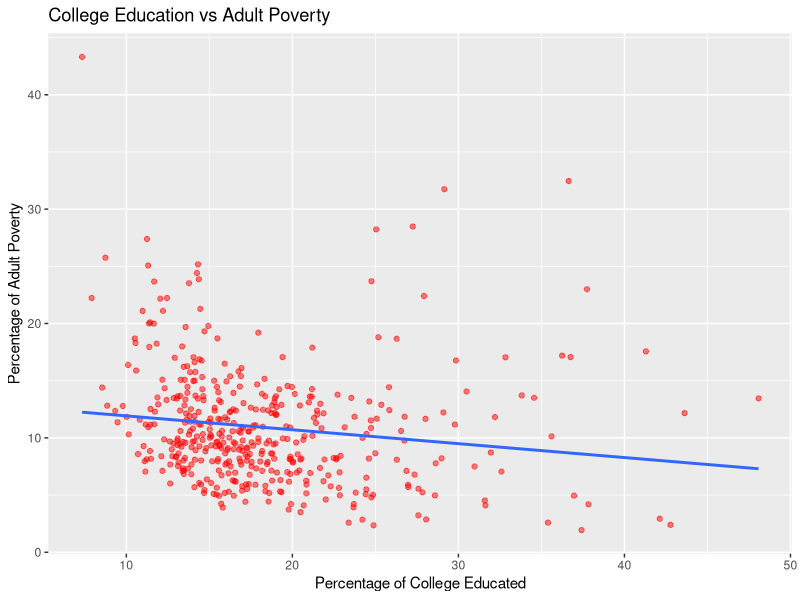
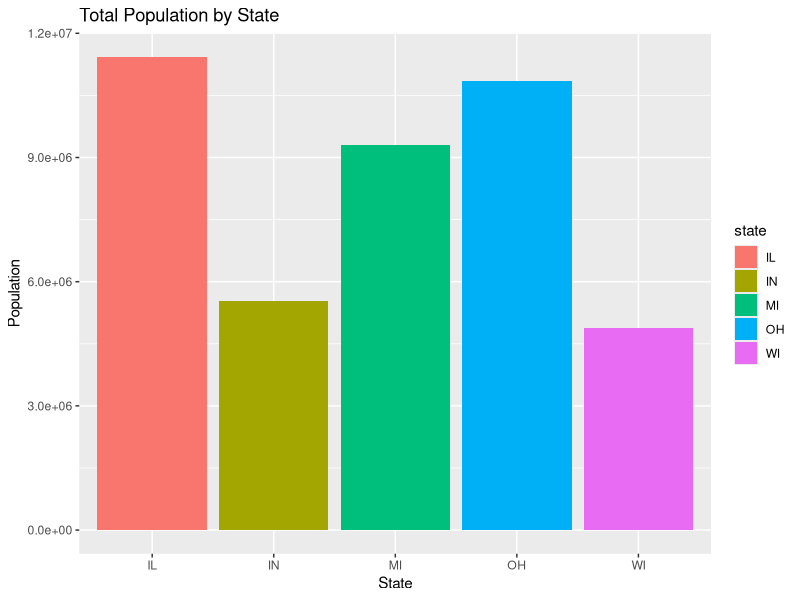
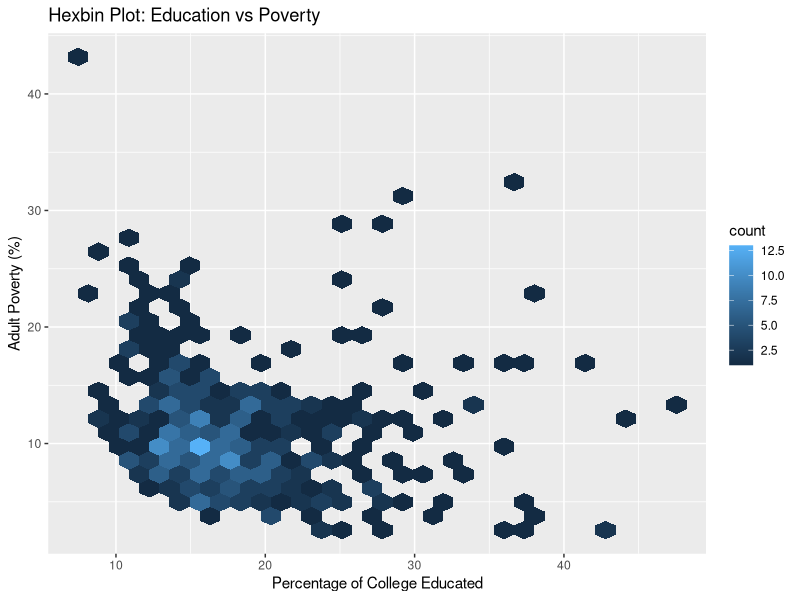
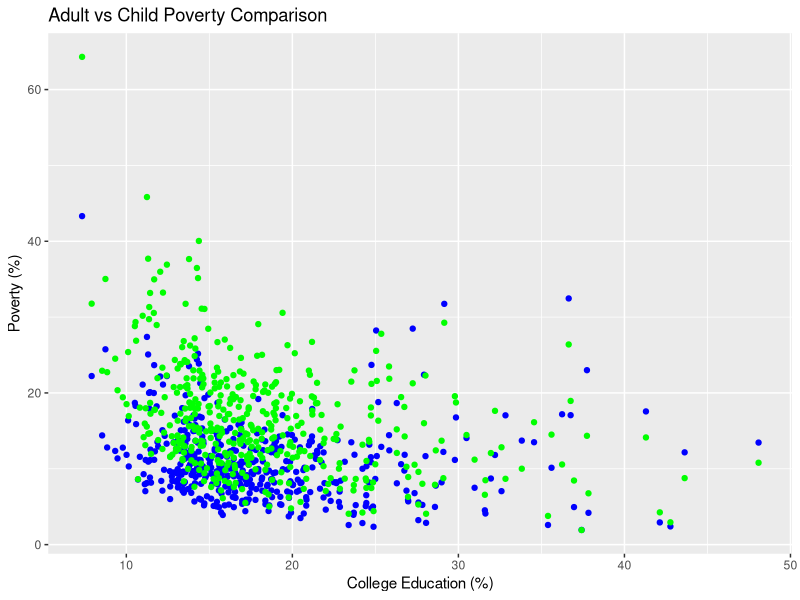
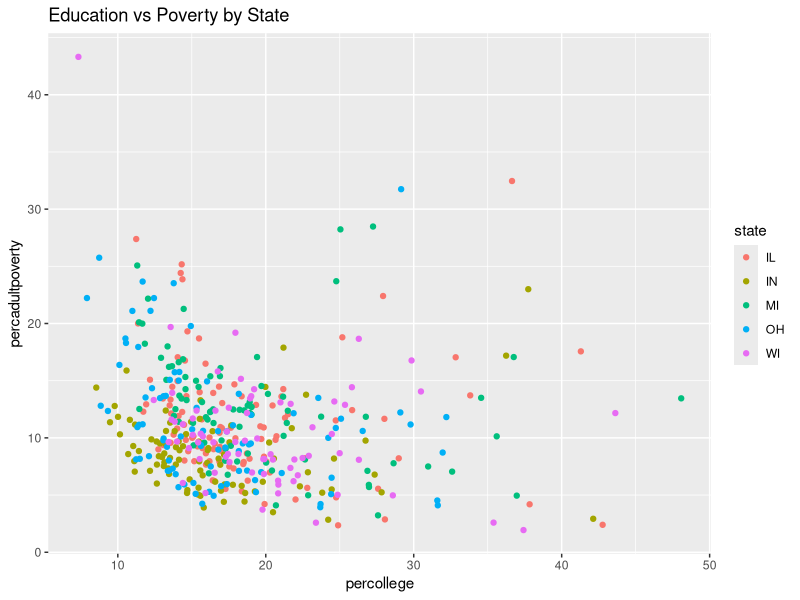
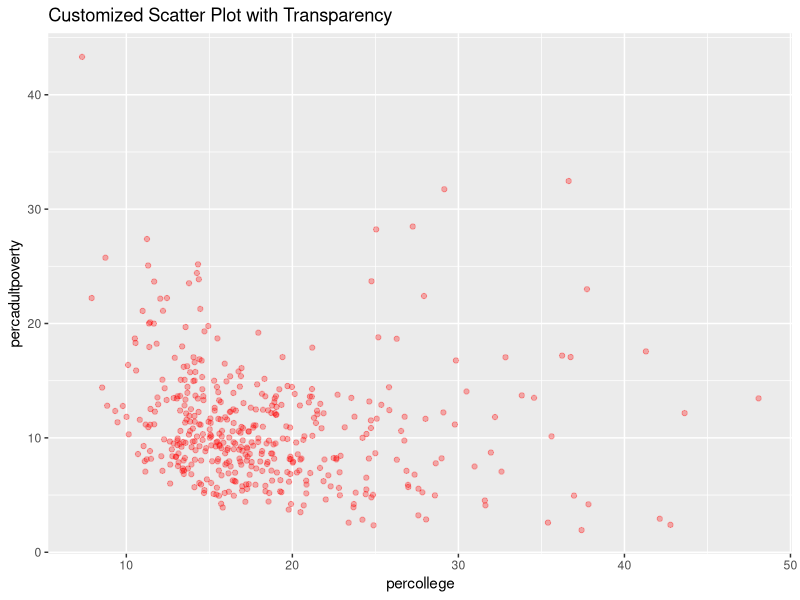

Reproduce these figures in R, in order.
#install the necessary packages
install.packages("ggplot2")

# Load library
library(ggplot2)

# Load dataset
data("midwest")

# 1. Scatter Plot with Trend Line
ggplot(midwest, aes(x = percollege, y = percadultpoverty)) +
  geom_point(color = "red", alpha = 0.5) +
  geom_smooth(method = "lm", se = FALSE) +
  labs(title = "College Education vs Adult Poverty",
       x = "Percentage of College Educated",
       y = "Percentage of Adult Poverty")


# 2. Bar Chart (Population by State)
ggplot(midwest, aes(x = state, y = poptotal, fill = state)) +
  geom_bar(stat = "identity") +
  labs(title = "Total Population by State",
       x = "State",
       y = "Population")


# 3. Hexagonal Heatmap
ggplot(midwest, aes(x = percollege, y = percadultpoverty)) +
  geom_hex() +
  labs(title = "Hexbin Plot: Education vs Poverty",
       x = "Percentage of College Educated",
       y = "Adult Poverty (%)")


# 4. Shared Aesthetic Mapping + Override
base_plot <- ggplot(midwest, aes(x = percollege))

base_plot +
  geom_point(aes(y = percadultpoverty), color = "blue") +
  geom_point(aes(y = percchildbelowpovert), color = "green") +
  labs(title = "Adult vs Child Poverty Comparison",
       x = "College Education (%)",
       y = "Poverty (%)")


# 5. Color Mapping by State
ggplot(midwest, aes(x = percollege, y = percadultpoverty, color = state)) +
  geom_point() +
  labs(title = "Education vs Poverty by State")


# 6. Custom Color & Transparency
ggplot(midwest, aes(x = percollege, y = percadultpoverty)) +
  geom_point(color = "red", alpha = 0.3) +
  labs(title = "Customized Scatter Plot with Transparency")
